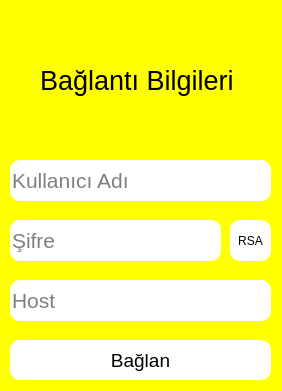
<?xml version="1.0" encoding="UTF-8"?>
<ui version="4.0">
 <class>Form</class>
 <widget class="QWidget" name="Form">
  <property name="geometry">
   <rect>
    <x>0</x>
    <y>0</y>
    <width>282</width>
    <height>391</height>
   </rect>
  </property>
  <property name="windowTitle">
   <string>Bağlan</string>
  </property>
  <property name="styleSheet">
   <string notr="true">QWidget
{
background-color: yellow;
}

QPushButton
{
background-color:white;
border-radius:10px;
}

QPushButton:hover
{
background-color:#dddddd;
border-radius:10px;
}

QLineEdit
{
background-color:white;
border-radius:10px;
}
</string>
  </property>
  <widget class="QPushButton" name="pushButton_conn">
   <property name="geometry">
    <rect>
     <x>10</x>
     <y>340</y>
     <width>261</width>
     <height>40</height>
    </rect>
   </property>
   <property name="font">
    <font>
     <pointsize>14</pointsize>
    </font>
   </property>
   <property name="text">
    <string>Bağlan</string>
   </property>
  </widget>
  <widget class="QLineEdit" name="lineEdit_user">
   <property name="geometry">
    <rect>
     <x>10</x>
     <y>160</y>
     <width>261</width>
     <height>41</height>
    </rect>
   </property>
   <property name="font">
    <font>
     <pointsize>16</pointsize>
    </font>
   </property>
   <property name="styleSheet">
    <string notr="true"/>
   </property>
   <property name="placeholderText">
    <string>Kullanıcı Adı</string>
   </property>
  </widget>
  <widget class="QLineEdit" name="lineEdit_pass">
   <property name="geometry">
    <rect>
     <x>10</x>
     <y>220</y>
     <width>211</width>
     <height>41</height>
    </rect>
   </property>
   <property name="font">
    <font>
     <pointsize>16</pointsize>
    </font>
   </property>
   <property name="echoMode">
    <enum>QLineEdit::Password</enum>
   </property>
   <property name="placeholderText">
    <string>Şifre</string>
   </property>
  </widget>
  <widget class="QLineEdit" name="lineEdit_host">
   <property name="geometry">
    <rect>
     <x>10</x>
     <y>280</y>
     <width>261</width>
     <height>41</height>
    </rect>
   </property>
   <property name="font">
    <font>
     <pointsize>16</pointsize>
    </font>
   </property>
   <property name="placeholderText">
    <string>Host</string>
   </property>
  </widget>
  <widget class="QPushButton" name="pushButton_rsa">
   <property name="geometry">
    <rect>
     <x>230</x>
     <y>220</y>
     <width>41</width>
     <height>41</height>
    </rect>
   </property>
   <property name="text">
    <string>RSA</string>
   </property>
  </widget>
  <widget class="QLabel" name="label">
   <property name="geometry">
    <rect>
     <x>40</x>
     <y>20</y>
     <width>201</width>
     <height>121</height>
    </rect>
   </property>
   <property name="font">
    <font>
     <pointsize>20</pointsize>
    </font>
   </property>
   <property name="text">
    <string>Bağlantı Bilgileri</string>
   </property>
  </widget>
 </widget>
 <resources/>
 <connections/>
</ui>
